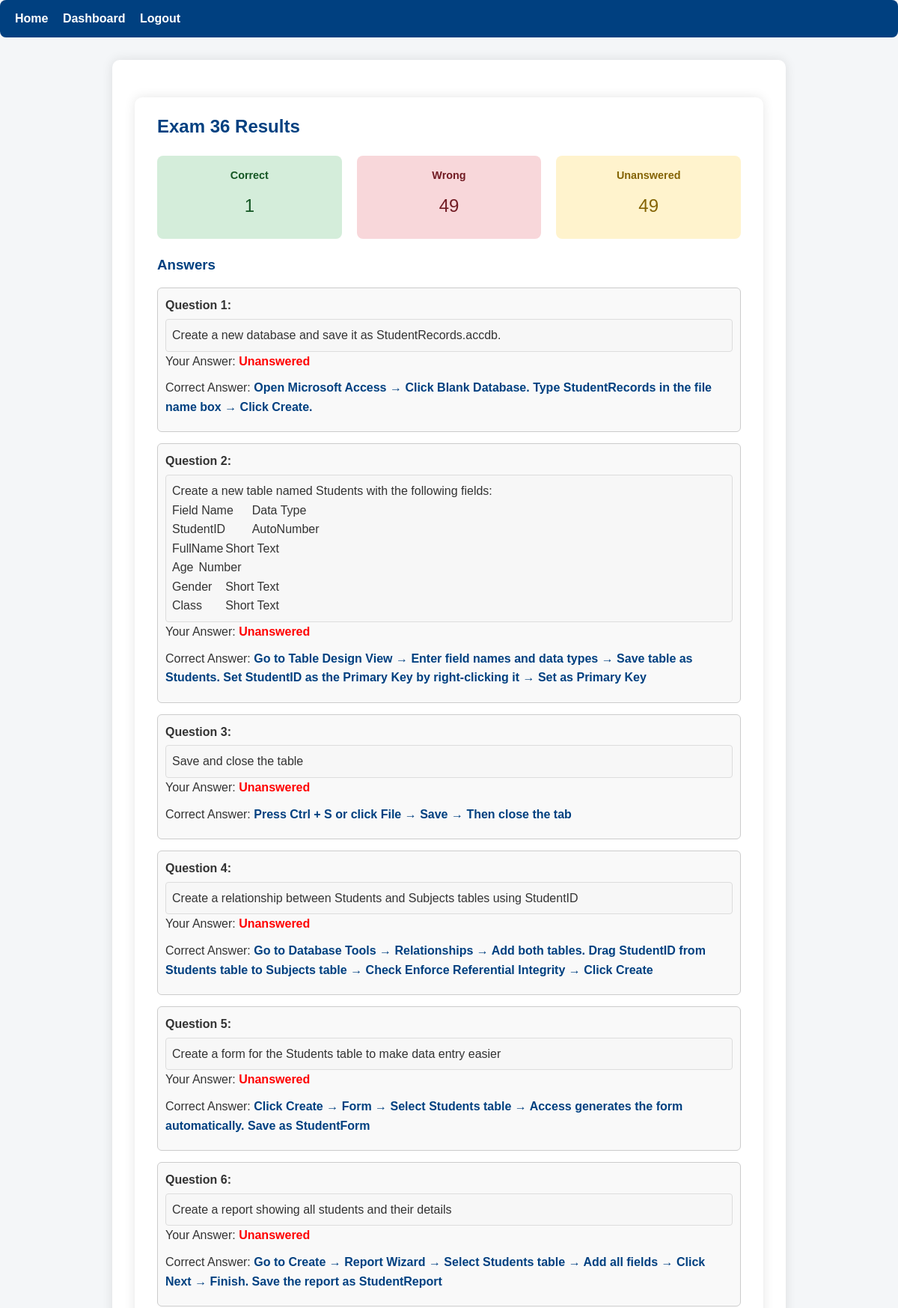
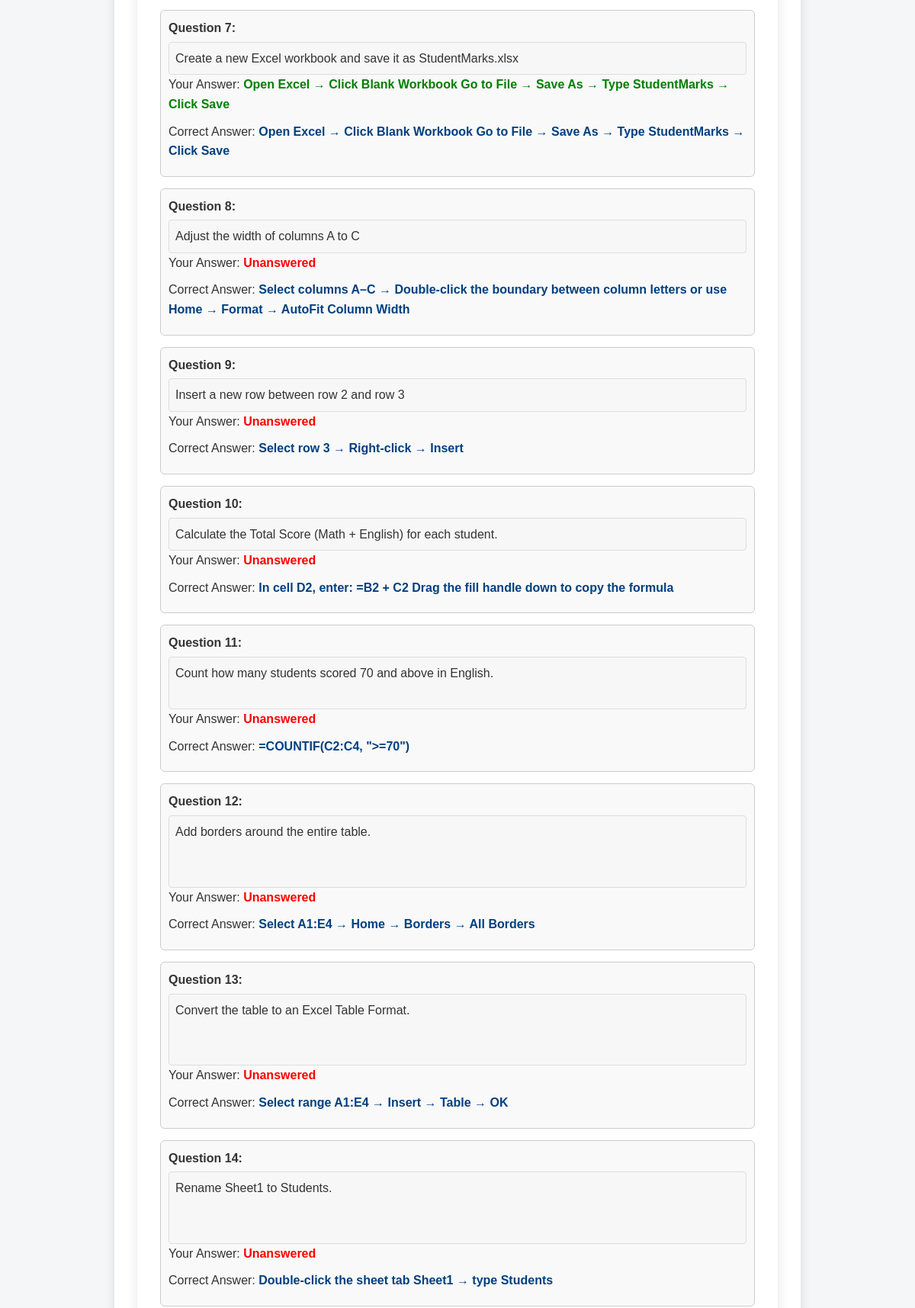
Page /results/36 (signed in, upper part) on the committed database (2 pictures, top to bottom).
### app.py (models this page shows)
class Exam(db.Model):
    __tablename__ = "exams"
    id = db.Column(db.Integer, primary_key=True)
    student_id = db.Column(db.Integer, db.ForeignKey("students.id"), nullable=False)
    start_time = db.Column(db.DateTime, default=datetime.utcnow)
    end_time = db.Column(db.DateTime)
    total_score = db.Column(db.Float, default=0)
    status = db.Column(db.String(20), default="active")
    duration_minutes = db.Column(db.Integer, default=30)
    created_at = db.Column(db.DateTime, default=datetime.utcnow)
    student = db.relationship("Student", backref="exams")

class Question(db.Model):
    __tablename__ = "questions"
    id = db.Column(db.Integer, primary_key=True)
    question_text = db.Column(db.Text, nullable=False)
    model_answer = db.Column(db.Text, nullable=False)
    created_at = db.Column(db.DateTime, default=datetime.utcnow)

class ExamAnswer(db.Model):
    __tablename__ = "exam_answers"
    id = db.Column(db.Integer, primary_key=True)
    exam_id = db.Column(db.Integer, db.ForeignKey("exams.id"), nullable=False)
    question_id = db.Column(db.Integer, db.ForeignKey("questions.id"), nullable=False)
    student_id = db.Column(db.Integer, db.ForeignKey("students.id"), nullable=False)
    student_answer = db.Column(db.Text, nullable=True)
    is_correct = db.Column(db.Boolean, default=False)
    score = db.Column(db.Float, default=0)

### app.py (the view)
@app.route("/results/<int:exam_id>")
@login_required_student
def results_page(exam_id):
    exam = Exam.query.get_or_404(exam_id)
    if exam.student_id != session["student_id"]:
        abort(403)
    answers = ExamAnswer.query.filter_by(exam_id=exam_id).all()
    results = []
    for a in answers:
        q = Question.query.get(a.question_id)
        results.append({
            "question_id": q.id,
            "question_text": q.question_text,
            "student_answer": a.student_answer,
            "correct_answer": q.model_answer,  # use model_answer here
            "is_correct": a.is_correct,
            "score": a.score
        })
    return render_template("results.html", exam=exam, results=results)

### app.py (called while the page is built)
def login_required_student(f):
    @wraps(f)
    def decorated(*args, **kwargs):
        if "student_id" not in session:
            flash("Please log in to continue.", "warning")
            return redirect(url_for("login"))
        return f(*args, **kwargs)
    return decorated

### templates/results.html (shortened to what this page needs)
{% extends "base.html" %}
{% block content %}
<div class="container results-page">
    <h2>Exam {{ exam.id }} Results</h2>
    <div class="summary-container" style="display:flex; gap:20px; margin:20px 0;">
        <div class="summary-box correct-box" style="flex:1; background:#d4edda; color:#155724; padding:15px; border-radius:8px; text-align:center;">
            <p class="summary-title" style="font-weight:bold;">Correct</p>
            <p class="summary-value" style="font-size:24px; margin-top:5px;">
                {{ results|selectattr('is_correct', 'equalto', true)|list|length }}
            </p>
        </div>
        <div class="summary-box wrong-box" style="flex:1; background:#f8d7da; color:#721c24; padding:15px; border-radius:8px; text-align:center;">
            <p class="summary-title" style="font-weight:bold;">Wrong</p>
            <p class="summary-value" style="font-size:24px; margin-top:5px;">
                {{ results|selectattr('is_correct', 'equalto', false)|list|length }}
            </p>
        </div>
        <div class="summary-box unanswered-box" style="flex:1; background:#fff3cd; color:#856404; padding:15px; border-radius:8px; text-align:center;">
            <p class="summary-title" style="font-weight:bold;">Unanswered</p>
            <p class="summary-value" style="font-size:24px; margin-top:5px;">
                {{ results|selectattr('student_answer', 'equalto', '')|list|length }}
            </p>
        </div>
    </div>
    <h3>Answers</h3>
    <ul style="list-style:none; padding-left:0;">
        {% for r in results %}
        <li style="margin-bottom:15px; padding:10px; border-radius:6px; border:1px solid #ccc; background:#f9f9f9;">
            <p style="margin-bottom:5px; font-weight:bold;">Question {{ loop.index }}:</p>
            <pre style="white-space: pre-wrap; font-family:inherit; background:#f7f7f7; padding:8px; border-radius:4px; border:1px solid #ddd;">{{ r.question_text }}</pre>
            <p>Your Answer: <span style="font-weight:bold; color:{{ 'green' if r.is_correct else 'red' }};">{{ r.student_answer if r.student_answer else 'Unanswered' }}</span></p>
            <p>Correct Answer: <span style="font-weight:bold; color:#004080;">{{ r.correct_answer }}</span></p>
        </li>
        {% endfor %}
    </ul>
</div>
{% endblock %}

### static/css/style.css (style rules this page uses)
* { box-sizing: border-box; margin: 0; padding: 0; font-family: Arial, sans-serif; }
body { background-color: #f4f6f8; color: #333; line-height: 1.6; }
.container { max-width: 900px; margin: 30px auto; background-color: #fff; padding: 20px 30px; border-radius: 10px; box-shadow: 0 0 15px rgba(0,0,0,0.1); }
h1, h2, h3 { margin-bottom: 15px; color: #004080; }
p { margin-bottom: 10px; }
ul { list-style-type: none; margin: 10px 0; padding-left: 0; }
ul li { background-color: #e7f0ff; padding: 10px; margin-bottom: 8px; border-radius: 6px; }
.correct-box { background-color: #28a745; }
.wrong-box { background-color: #dc3545; }
.unanswered-box { background-color: #6c757d; }
.summary-title { font-size: 0.9rem; }
.summary-value { font-size: 1.5rem; margin-top:5px; }

### rows in the picture
Exam: id "36"
Question: question_text "Create a new database and save it as StudentRecords.accdb.", correct_answer "Open Microsoft Access → Click Blank Database. Type StudentRecords in the file name box → Click Create."
Question: question_text "Create a new table named Students with the following fields: Field Name Data Type StudentID AutoNumber FullName Short Text Age Number Gender Short Text Class Short Text", correct_answer "Go to Table Design View → Enter field names and data types → Save table as Students. Set StudentID as the Primary Key by right-clicking it → Set as Primary Key"
Question: question_text "Save and close the table", correct_answer "Press Ctrl + S or click File → Save → Then close the tab"
Question: question_text "Create a relationship between Students and Subjects tables using StudentID", correct_answer "Go to Database Tools → Relationships → Add both tables. Drag StudentID from Students table to Subjects table → Check Enforce Referential Integrity → Click Create"
Question: question_text "Create a form for the Students table to make data entry easier", correct_answer "Click Create → Form → Select Students table → Access generates the form automatically. Save as StudentForm"
Question: question_text "Create a report showing all students and their details", correct_answer "Go to Create → Report Wizard → Select Students table → Add all fields → Click Next → Finish. Save the report as StudentReport"
Question: question_text "Create a new Excel workbook and save it as StudentMarks.xlsx", correct_answer "Open Excel → Click Blank Workbook Go to File → Save As → Type StudentMarks → Click Save"
ExamAnswer: student_answer "Open Excel → Click Blank Workbook Go to File → Save As → Type StudentMarks → Click Save"
Question: question_text "Adjust the width of columns A to C", correct_answer "Select columns A–C → Double-click the boundary between column letters or use Home → Format → AutoFit Column Width"
Question: question_text "Insert a new row between row 2 and row 3", correct_answer "Select row 3 → Right-click → Insert"
Question: question_text "Calculate the Total Score (Math + English) for each student.", correct_answer "In cell D2, enter: =B2 + C2 Drag the fill handle down to copy the formula"
Question: question_text "Count how many students scored 70 and above in English.", correct_answer "=COUNTIF(C2:C4, \">=70\")"
Question: question_text "Add borders around the entire table.", correct_answer "Select A1:E4 → Home → Borders → All Borders"
Question: question_text "Convert the table to an Excel Table Format.", correct_answer "Select range A1:E4 → Insert → Table → OK"
Question: question_text "Rename Sheet1 to Students.", correct_answer "Double-click the sheet tab Sheet1 → type Students"

### other values in the picture
{{ results|selectattr('is_correct', 'equalto', true)|list|length }} "1"
{{ results|selectattr('is_correct', 'equalto', false)|list|length }} "49"
{{ results|selectattr('student_answer', 'equalto', '')|list|length }} "49"
{{ r.student_answer if r.student_answer else 'Unanswered' }} "Unanswered" "Unanswered" "Unanswered" "Unanswered" "Unanswered" "Unanswered" "Unanswered" "Unanswered" "Unanswered" "Unanswered" "Unanswered" "Unanswered" "Unanswered"
